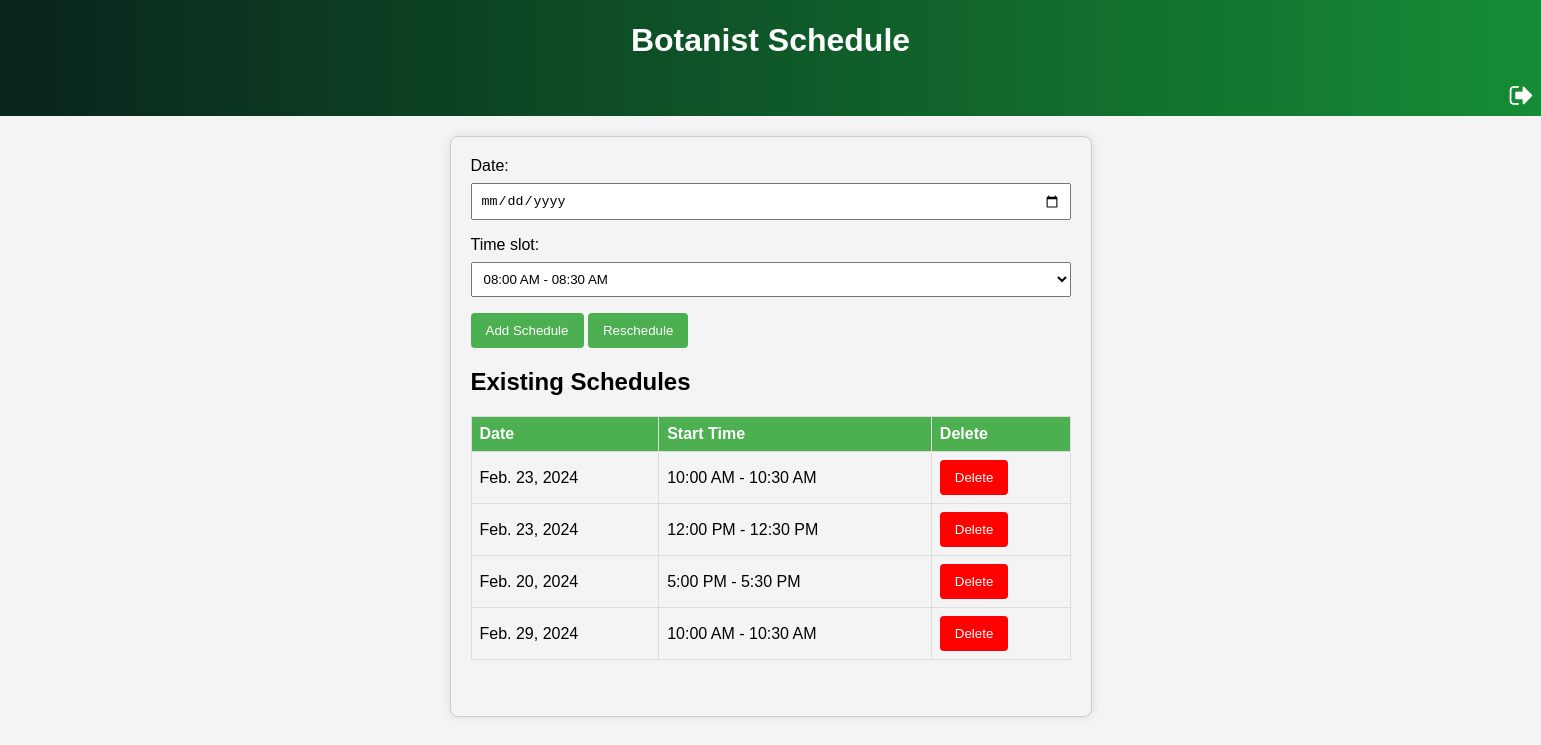
/appoint/ (signed in), run on the app's committed database.
### appplant/models.py (models this page shows, shortened)
class DoctorSchedule(models.Model):
    user = models.ForeignKey(User, on_delete=models.CASCADE)
    date = models.DateField()
    time_slot = models.CharField(max_length=100)

### appplant/views.py (the view, shortened to what this page needs)
# urls.py: path('appoint/', views.scheduling, name='scheduling'),
def scheduling(request):
    doctor_schedules = DoctorSchedule.objects.filter(user=request.user)
    return render(request, 'appoint.html', {'doctor_schedules': doctor_schedules})

### templates/appoint.html (shortened to what this page needs)
<!DOCTYPE html>
<html lang="en">
<head>
</head>
<body>
    <header>
        <h1>Botanist Schedule</h1>
        <a href="/consult" class="logout-icon">
            <img src="/static/images/log4.png" alt="Logout">
        </a>
    </header>
    <div class="container">
        <div class="form-container">
            <form class="schedule-form" method="post" action="{% url 'scheduling' %}">
                <label for="date">Date:</label>
                <input type="date" name="date" id="date" required>
                <label for="time_slot">Time slot:</label>
                <select name="time_slot" required>
                    <option value="08:00 AM - 08:30 AM">08:00 AM - 08:30 AM</option>
                </select>
                <button type="submit">Add Schedule</button>
                <a href="#" onclick="toggleRescheduleForm()">
                    <button type="button" class="reschedule-button">Reschedule</button>
                </a>
            </form>
        </div>
        <div class="schedules-table">
            <h2>Existing Schedules</h2>
            <table>
                <thead>
                    <tr>
                        <th>Date</th>
                        <th>Start Time</th>
                        <th>Delete</th>
                    </tr>
                </thead>
                <tbody>
                    {% for schedule in doctor_schedules %}
                    <tr>
                        <td>{{ schedule.date|date }}</td>
                        <td>{{ schedule.time_slot }}</td>
                        <td>
                            <form method="post" action="{% url 'delete_schedule' schedule.id %}">
                                <button type="submit" class="delete-button">Delete</button>
                            </form>
                        </td>
                    </tr>
                    {% endfor %}
                </tbody>
            </table>
        </div>
        <br><br>
    </div>
</body>
</html>

### templates/appoint.html (style rules this page uses)
body { font-family: Arial, sans-serif; background-color: #f4f4f4; margin: 0; padding: 0; background-size: cover; background-image: url('/static/images/reg3.jpg'); }
header { background: linear-gradient(to right, #09241c, #158c35); color: #fff; padding: 0.5px; text-align: center; }
.container { max-width: 600px; margin: 20px auto; padding: 20px; border: 1px solid #ccc; border-radius: 8px; background-color: #f4f4f4; box-shadow: 0 0 10px rgba(0, 0, 0, 0.1); }
.schedule-form label { display: block; margin-bottom: 8px; }
.schedule-form input { width: 100%; padding: 8px; margin-bottom: 16px; box-sizing: border-box; }
.schedule-form select { width: 100%; padding: 8px; margin-bottom: 16px; box-sizing: border-box; }
.schedule-form button { padding: 10px 15px; background-color: #4CAF50; color: #fff; border: none; border-radius: 4px; cursor: pointer; }
.schedules-table { margin-top: 20px; }
.schedules-table table { width: 100%; border-collapse: collapse; }
.schedules-table th, .schedules-table td { border: 1px solid #ddd; padding: 8px; text-align: left; }
.schedules-table th { background-color: #4CAF50; color: white; }
.logout-icon { margin-left: 1500px; }
.delete-button { padding: 10px 15px; background-color: #ff0000; color: #fff; border: none; border-radius: 4px; cursor: pointer; }

### data on the page
DoctorSchedule: date "Feb. 23, 2024", time_slot "10:00 AM - 10:30 AM"
DoctorSchedule: date "Feb. 23, 2024", time_slot "12:00 PM - 12:30 PM"
DoctorSchedule: date "Feb. 20, 2024", time_slot "5:00 PM - 5:30 PM"
DoctorSchedule: date "Feb. 29, 2024", time_slot "10:00 AM - 10:30 AM"
